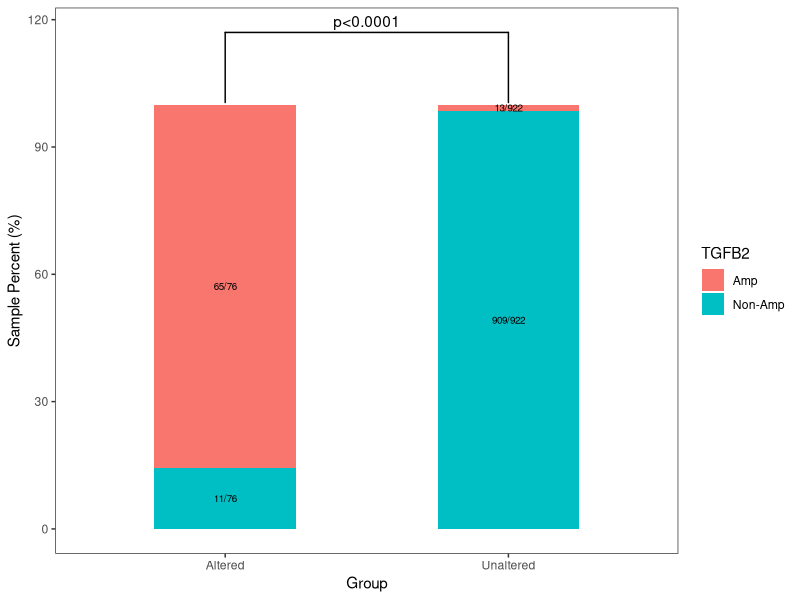

R code for this plot:
perdata<- read.table("data.txt",header = T,sep = "\t")

library(ggplot2)
library(ggpubr)

ggplot(data=perdata, mapping=aes(x=Group,y= Percent, fill=TGFB2))+ 
  geom_bar(aes(fill = TGFB2), stat = "identity",width=0.5)+
  labs(x = 'Group', y = 'Sample Percent (%)') +
  theme_bw()+ theme(panel.grid.major = element_blank(),panel.grid.minor = element_blank())+
  geom_signif(y_position = 117, xmin = 1, xmax = 2, 
              annotations = "p<0.0001",tip_length = 0.17)+ 
  geom_text(aes(label=Ratio),size=2.5,position=position_stack(0.5))
